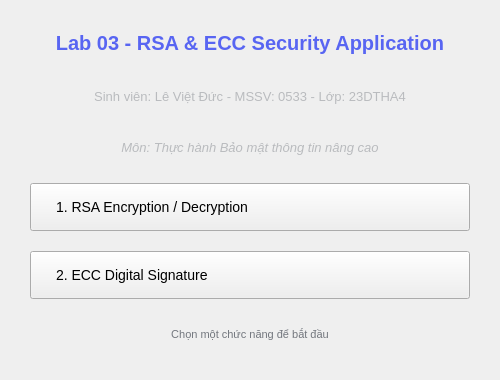
<?xml version="1.0" encoding="UTF-8"?>
<ui version="4.0">
 <class>MainWidget</class>
 <widget class="QWidget" name="MainWidget">
  <property name="geometry">
   <rect>
    <x>0</x>
    <y>0</y>
    <width>500</width>
    <height>380</height>
   </rect>
  </property>
  <property name="windowTitle">
   <string>Lab 03 - RSA &amp; ECC Security Application</string>
  </property>
  <layout class="QVBoxLayout" name="verticalLayout">
   <property name="spacing">
    <number>20</number>
   </property>
   <property name="leftMargin">
    <number>30</number>
   </property>
   <property name="topMargin">
    <number>30</number>
   </property>
   <property name="rightMargin">
    <number>30</number>
   </property>
   <property name="bottomMargin">
    <number>30</number>
   </property>
   <item>
    <widget class="QLabel" name="title_label">
     <property name="text">
      <string>Lab 03 - RSA &amp; ECC Security Application</string>
     </property>
     <property name="alignment">
      <set>Qt::AlignCenter</set>
     </property>
     <property name="styleSheet">
      <string>font-size: 20px; font-weight: bold; color: #5865f2; margin-bottom: 5px;</string>
     </property>
    </widget>
   </item>
   <item>
    <widget class="QLabel" name="author_label">
     <property name="text">
      <string>Sinh viên: Lê Việt Đức - MSSV: 0533 - Lớp: 23DTHA4</string>
     </property>
     <property name="alignment">
      <set>Qt::AlignCenter</set>
     </property>
     <property name="styleSheet">
      <string>font-size: 13px; color: #b9bbbe;</string>
     </property>
    </widget>
   </item>
   <item>
    <widget class="QLabel" name="course_label">
     <property name="text">
      <string>Môn: Thực hành Bảo mật thông tin nâng cao</string>
     </property>
     <property name="alignment">
      <set>Qt::AlignCenter</set>
     </property>
     <property name="styleSheet">
      <string>font-size: 13px; color: #b9bbbe; font-style: italic;</string>
     </property>
    </widget>
   </item>
   <item>
    <widget class="QPushButton" name="btn_rsa">
     <property name="text">
      <string>1. RSA Encryption / Decryption</string>
     </property>
     <property name="cursor">
      <cursorShape>PointingHandCursor</cursorShape>
     </property>
     <property name="styleSheet">
      <string>padding: 15px; font-size: 14px; text-align: left; padding-left: 25px;</string>
     </property>
    </widget>
   </item>
   <item>
    <widget class="QPushButton" name="btn_ecc">
     <property name="text">
      <string>2. ECC Digital Signature</string>
     </property>
     <property name="cursor">
      <cursorShape>PointingHandCursor</cursorShape>
     </property>
     <property name="styleSheet">
      <string>padding: 15px; font-size: 14px; text-align: left; padding-left: 25px;</string>
     </property>
    </widget>
   </item>
   <item>
    <widget class="QLabel" name="footer_label">
     <property name="text">
      <string>Chọn một chức năng để bắt đầu</string>
     </property>
     <property name="alignment">
      <set>Qt::AlignCenter</set>
     </property>
     <property name="styleSheet">
      <string>color: #72767d; font-size: 11px;</string>
     </property>
    </widget>
   </item>
  </layout>
 </widget>
 <resources/>
 <connections/>
</ui>
